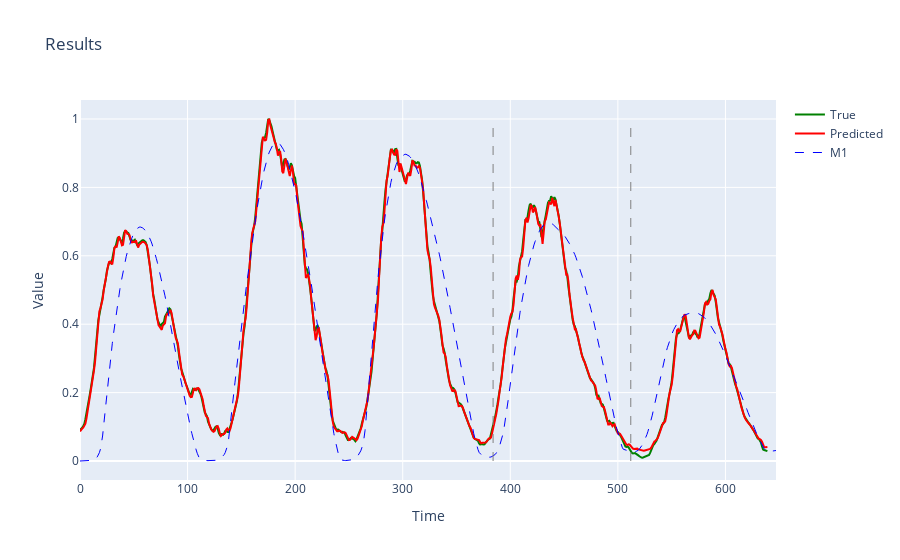

Notebook code cell kept with this figure:
### Markdown cell above
# Results

### Code cell
model.eval()
x = data.X.to(device)
y = data.y.to(device)
preds = model(x.to(device)).squeeze(1)

fig = go.Figure()
fig.add_trace(go.Scatter(y=y.cpu().numpy(), name='True', mode='lines', line=dict(color='green')))
fig.add_trace(go.Scatter(y=preds.detach().cpu().numpy(), name='Predicted', mode='lines', line=dict(color='red')))
# train-val line
fig.add_shape(type='line', x0=0.6 * len(x), x1=0.6 * len(x), y0=0, y1=1, line=dict(color='gray', width=1, dash='dash'))
fig.add_shape(type='line', x0=0.8 * len(x), x1=0.8 * len(x), y0=0, y1=1, line=dict(color='gray', width=1, dash='dash'))
# add M1
fig.add_trace(go.Scatter(y=model_series, name='M1', mode='lines', line=dict(color='blue', dash='dash', width=1)))
fig.update_layout(title='Results', xaxis_title='Time', yaxis_title='Value')
fig.show()

### Figure 1 — Plotly figure (JSON) as saved in the notebook; plotly's stock layout.template omitted (floating-point values rounded to 4 significant figures; data arrays with more than 128 entries replaced by an {"elided": "..."} marker saying what was removed)
{"data": [{"line": {"color": "green"}, "mode": "lines", "name": "True", "type": "scatter", "y": {"elided": "640 float values"}}, {"line": {"color": "red"}, "mode": "lines", "name": "Predicted", "type": "scatter", "y": {"elided": "640 float values"}}, {"line": {"color": "blue", "dash": "dash", "width": 1}, "mode": "lines", "name": "M1", "type": "scatter", "y": {"elided": "648 float values"}}], "layout": {"shapes": [{"line": {"color": "gray", "dash": "dash", "width": 1}, "type": "line", "x0": 384, "x1": 384, "y0": 0, "y1": 1}, {"line": {"color": "gray", "dash": "dash", "width": 1}, "type": "line", "x0": 512, "x1": 512, "y0": 0, "y1": 1}], "title": {"text": "Results"}, "xaxis": {"title": {"text": "Time"}}, "yaxis": {"title": {"text": "Value"}}}}
